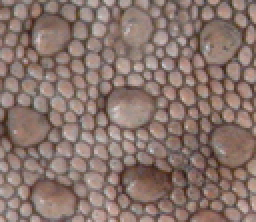
%> input picture gecko.bmp, 128 x 111 px, shrunk from 300 x 260 before the run (shown 2 times larger)
$ octave get_waterline.m   (GNU Octave 9; MATLAB toolbox functions it lacks are replaced by stand-ins)
%> lines starting %> are read from the running program, lines starting %| are printed output that depends on the picture; in (x1, y1, x2, y2) boxes, pixels count from 0 and x2, y2 are one past the last pixel; in counts of white or black regions, pixels touching at a corner belong together; the program's own positions count from 1
%> further down, img is the input picture: size 111x128x3 uint8; mean R, G, B 137.6, 116.3, 108.6
### myrgb2gray.m
function result=myrgb2gray(img)
img=double(img);
%> img: size 111x128x3 double
result=uint8(0.29900 *img(:,:,1)+0.58700 *img(:,:,2)+0.11400 *img(:,:,3));
%  0.29900 * R + 0.58700 * G + 0.11400 * B

### mygradient.m
function [Gx Gy]=mygradient(img_gray)
%% 求梯度
sz=size(img_gray);
%> sz = [111 128]
img_temp_x1=zeros(sz);
img_temp_x1(:,1:end-1)=img_gray(:,2:end);
img_temp_x1(:,end)=img_gray(:,end);
%> img_temp_x1: size 111x128 double; min 34, max 212, mean 121.8; mean of the top-left, top-right, bottom-left and bottom-right quarters 123.7, 122.5, 127.7, 113.2

img_temp_x2=zeros(sz);
img_temp_x2(:,2:end)=img_gray(:,1:end-1);
img_temp_x2(:,1)=img_gray(:,1);
%> img_temp_x2: size 111x128 double; min 34, max 212, mean 121.8; mean of the top-left, top-right, bottom-left and bottom-right quarters 123.4, 122.9, 127.7, 113.1

Gx=img_temp_x2-img_temp_x1;
Gx(:,2:end-1)=Gx(:,2:end-1)/2;

img_temp_y1=zeros(sz);
img_temp_y1(1:end-1,:)=img_gray(2:end,:);
img_temp_y1(end,:)=img_gray(end,:);
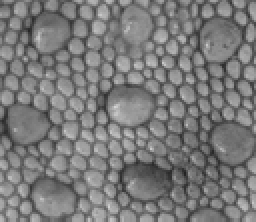
%> img_temp_y1: size 111x128 double (shown 2 times larger); min 34, max 212, mean 121.8; mean of the top-left, top-right, bottom-left and bottom-right quarters 123.4, 122.7, 127.9, 113.3

img_temp_y2=zeros(sz);
img_temp_y2(2:end,:)=img_gray(1:end-1,:);
img_temp_y2(1,:)=img_gray(1,:);
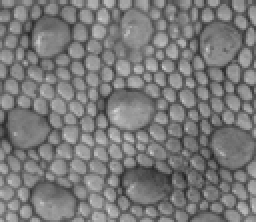
%> img_temp_y2: size 111x128 double (shown 2 times larger); min 34, max 212, mean 121.7

Gy=img_temp_y2-img_temp_y1;
Gy(2:end-1,:)=Gy(2:end-1,:)/2;

### myblur.m
function result=myblur(img)
%模板是
% 1 2 1
% 2 4 2
% 1 2 1
%mask=[1 2 1;2 4 2;1 2 1]./16;
sz=size(img);
if length(sz)==3
    error('只接受灰度图')
end
img=double(img);
img_=zeros([sz 9]);

result=zeros(sz);

img_(2:end,2:end,1)=img(1:end-1,1:end-1)./16;
img_(1:end-1,1:end-1,2)=img(2:end,2:end)./16;

img_(2:end,:,3)=img(1:end-1,:)./8;
img_(1:end-1,:,4)=img(2:end,:)./8;

img_(:,2:end,5)=img(:,1:end-1)./8;
img_(:,1:end-1,6)=img(:,2:end)./8;


img_(1:end-1,2:end,7)=img(2:end,1:end-1)./16;
img_(2:end,1:end-1,8)=img(1:end-1,2:end)./16;

img_(:,:,9)=img./4;

for i=1:9
    result=result+img_(:,:,i);
end
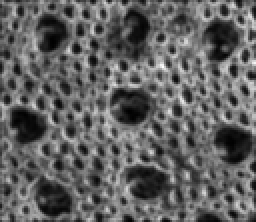
%> result: size 111x128 double (shown 2 times larger); min 1.54, max 45.95, mean 18.5; drawn with min black and max white

### mywatershed.m
function water_line=mywatershed(img)
%% 分水岭算法
% img 梯度图像 最大梯度<255
% water_line 输出的分水岭图像  分水岭值为threshold  其余为0

threshold=255;


img_min=min(min(img));
img_max=max(max(img));
C=zeros(size(img));
C1=zeros(size(img));
water_line=zeros(size(img));

for mm=1:img_max-img_min+1

%% 获取两幅二值图像进行比较
[indexx indexy]=find(img<img_min+mm);
for j=1:length(indexx)
    C(indexx(j),indexy(j))=1;
end
[Label num]=bwlabel(C,8);

[indexx indexy]=find(img<img_min+mm+1);
for j=1:length(indexx)
    C1(indexx(j),indexy(j))=1;
end
[Label1 num1]=bwlabel(C1,8);

if num==num1
    continue
end
for i=1:num
    subimg(:,:,i)=(Label==i);
end
for i=1:num1
    subimg1(:,:,i)=(Label1==i);
end


%% 检测两幅图像之间的包含关系，分割连通区域，建立分水岭
include_img=zeros(1,num1);

% new_basin=zeros(size(img));
sub_img_before=zeros([size(img) num1]);
for k=1:num
    for kk=1:num1
        is_equ=isequal(subimg(:,:,k)&subimg1(:,:,kk),subimg(:,:,k));
        if is_equ
            include_img(kk)=include_img(kk)+1;
            sub_img_before(:,:,kk)=sub_img_before(:,:,kk)+subimg(:,:,k);
            break
        end
%         if is_equ==0 & kk==num1
%             new_basin=new_basin+subimg(:,:,k)
%         end
    end
end

for m=1:num1
    if include_img(m)>1
        [Label_exam num_exam]=bwlabel(sub_img_before(:,:,m),8);
        water_line=water_line+sepcor(Label_exam,subimg1(:,:,m),threshold);  %sepcor 特殊膨胀函数
    end
end

img_add_temp=(water_line~=0);
img_add_temp=uint8(~img_add_temp);
img=img.*img_add_temp+uint8(water_line);
end

### get_waterline.m
%%% 获取分水岭，运行时间较长
clear;clc;close all;


img=imread('gecko.bmp');


img_gray=myrgb2gray(img);
img_gray__=img_gray;

%% 求梯度
img_gray_=double(img_gray);
[GX,GY]=mygradient(img_gray_);
img_grad=sqrt(GX.*GX+GY.*GY);
% img_grad=uint8(img_grad);
% imshow(img_grad)
%% 数据预处理  平滑  腐蚀膨胀
img_blur=myblur(img_grad);
img_blur=uint8(img_blur);

%% 腐蚀膨胀
se = strel('disk',2);
Ie = imerode(img_gray, se);
Iobr = imreconstruct(Ie, img_gray);
Iobrd = imdilate(Iobr, se);
Iobrcbr = imreconstruct(imcomplement(Iobrd), imcomplement(Iobr));
Iobrcbr = imcomplement(Iobrcbr);
bw = im2bw(Iobrcbr, graythresh(Iobrcbr));
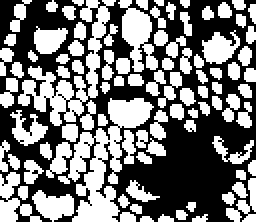
%> bw: size 111x128 logical (shown 2 times larger); 47.7% white; 92 white regions (7 under 20 px), largest, box (x1, y1, x2, y2) and area: (29, 49, 77, 111) 1088, (9, 0, 58, 63) 819, (59, 0, 79, 36) 367
D = bwdist(bw);
D=uint8(D);
%> D: size 111x128 uint8
% imshow(D,[])
%% 获取分水岭 并保存  运行时间较长
water_line=mywatershed(D);
%> in mywatershed, `img_min=min(min(img));`: img_min = 0
%> in mywatershed, `img_max=max(max(img));`: img_max = 16
%> (the run ends here)
